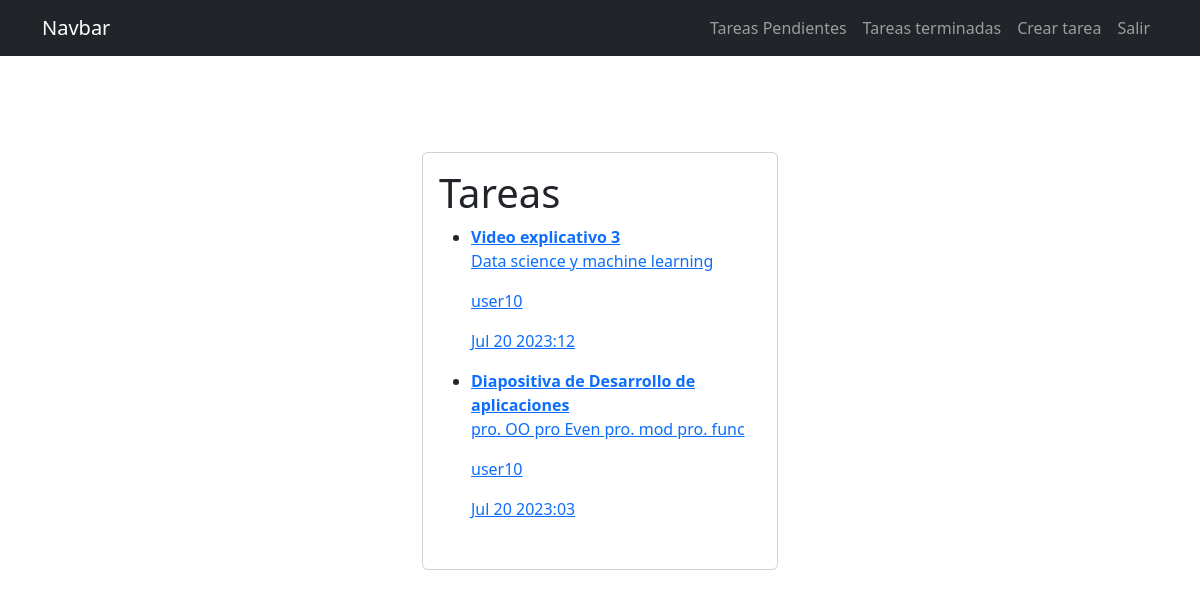
The page /tareas/listas/ (signed in) on the database its author committed.
### catalog/models.py (models this page shows, shortened)
class tarea(models.Model):
    Nombre = models.CharField(max_length=80)
    Descripción = models.TextField(blank=True)
    Creado = models.DateTimeField(auto_now_add=True)
    Fecha_completada =models.DateTimeField(null=True, blank=True)
    Importante = models.BooleanField(default=False)
    user = models.ForeignKey(User, on_delete=models.CASCADE)

### catalog/views.py (the view)
# urls.py: path('tareas/listas/', views.tareas_listas, name='tareas_listas'),
@login_required
def tareas_listas(request):
    tareas1 = tarea.objects.filter(user=request.user, Fecha_completada__isnull=False) #devolver tareas de base de datos solo del usuario filtrado
    return render(request, 'Tareas.html', {"tareas": tareas1})

### catalog/templates/Tareas.html
{% extends 'base.html' %}
{% block content %}
<main class="container py-5">
    <div class="row">
        <section class="col-md-4 offset-md-4 mt-5 ">
            <section class="card card-body ">
                <h1>Tareas</h1>
                    <ul>
                        {% for tarea in tareas %}
                        <li>
                            <a href="{% url 'info_tarea' tarea.id %}">
                                {% if tarea.Importante %}
                                <strong> {{tarea.Nombre}}</strong>
                                {% else %}
                                    {{tarea.Nombre}}
                                {% endif %}
                                <p>{{tarea.Descripción}}</p>
                                <p>{{tarea.user.username}}</p>
                                <p>{{tarea.Fecha_completada|date:'M j Y:i'}}</p>
                            </a>
                        </li>
                        {% endfor %}
                     </ul>
            </section>
        </section>
    </div>
</main>
{% endblock %}

### rows shown on the page
tarea: Nombre "Video explicativo 3", Descripción "Data science y machine learning", user.username "user10", Fecha_completada "Jul 20 2023:12"
tarea: Nombre "Diapositiva de Desarrollo de aplicaciones", Descripción "pro. OO pro Even pro. mod pro. func", user.username "user10", Fecha_completada "Jul 20 2023:03"
